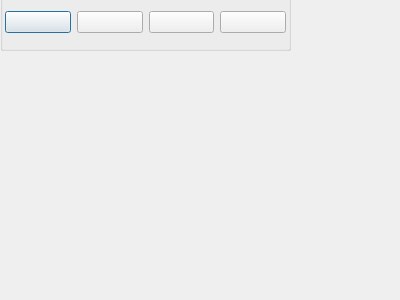
<?xml version="1.0" encoding="UTF-8"?>
<ui version="4.0">
 <class>BallbotDialog</class>
 <widget class="QDialog" name="BallbotDialog">
  <property name="geometry">
   <rect>
    <x>0</x>
    <y>0</y>
    <width>400</width>
    <height>300</height>
   </rect>
  </property>
  <property name="windowTitle">
   <string>Dialog</string>
  </property>
  <widget class="QGroupBox" name="control_groupBox">
   <property name="geometry">
    <rect>
     <x>0</x>
     <y>-10</y>
     <width>291</width>
     <height>61</height>
    </rect>
   </property>
   <property name="title">
    <string/>
   </property>
   <property name="alignment">
    <set>Qt::AlignCenter</set>
   </property>
   <layout class="QHBoxLayout" name="horizontalLayout">
    <property name="leftMargin">
     <number>2</number>
    </property>
    <property name="topMargin">
     <number>2</number>
    </property>
    <property name="rightMargin">
     <number>2</number>
    </property>
    <property name="bottomMargin">
     <number>2</number>
    </property>
    <item>
     <widget class="QPushButton" name="no_control_pushButton">
      <property name="text">
       <string/>
      </property>
      <property name="icon">
       <iconset>
        <normaloff>../../../icons/control_none.png</normaloff>../../../icons/control_none.png</iconset>
      </property>
      <property name="iconSize">
       <size>
        <width>32</width>
        <height>32</height>
       </size>
      </property>
     </widget>
    </item>
    <item>
     <widget class="QPushButton" name="attituce_control_pushButton">
      <property name="text">
       <string/>
      </property>
      <property name="icon">
       <iconset>
        <normaloff>../../../icons/control_attitude.png</normaloff>../../../icons/control_attitude.png</iconset>
      </property>
      <property name="iconSize">
       <size>
        <width>32</width>
        <height>32</height>
       </size>
      </property>
     </widget>
    </item>
    <item>
     <widget class="QPushButton" name="console_control_pushButton">
      <property name="text">
       <string/>
      </property>
      <property name="icon">
       <iconset>
        <normaloff>../../../icons/control_console.png</normaloff>../../../icons/control_console.png</iconset>
      </property>
      <property name="iconSize">
       <size>
        <width>32</width>
        <height>32</height>
       </size>
      </property>
     </widget>
    </item>
    <item>
     <widget class="QPushButton" name="position_control_pushButton">
      <property name="text">
       <string/>
      </property>
      <property name="iconSize">
       <size>
        <width>32</width>
        <height>32</height>
       </size>
      </property>
     </widget>
    </item>
   </layout>
  </widget>
 </widget>
 <resources/>
 <connections/>
</ui>
